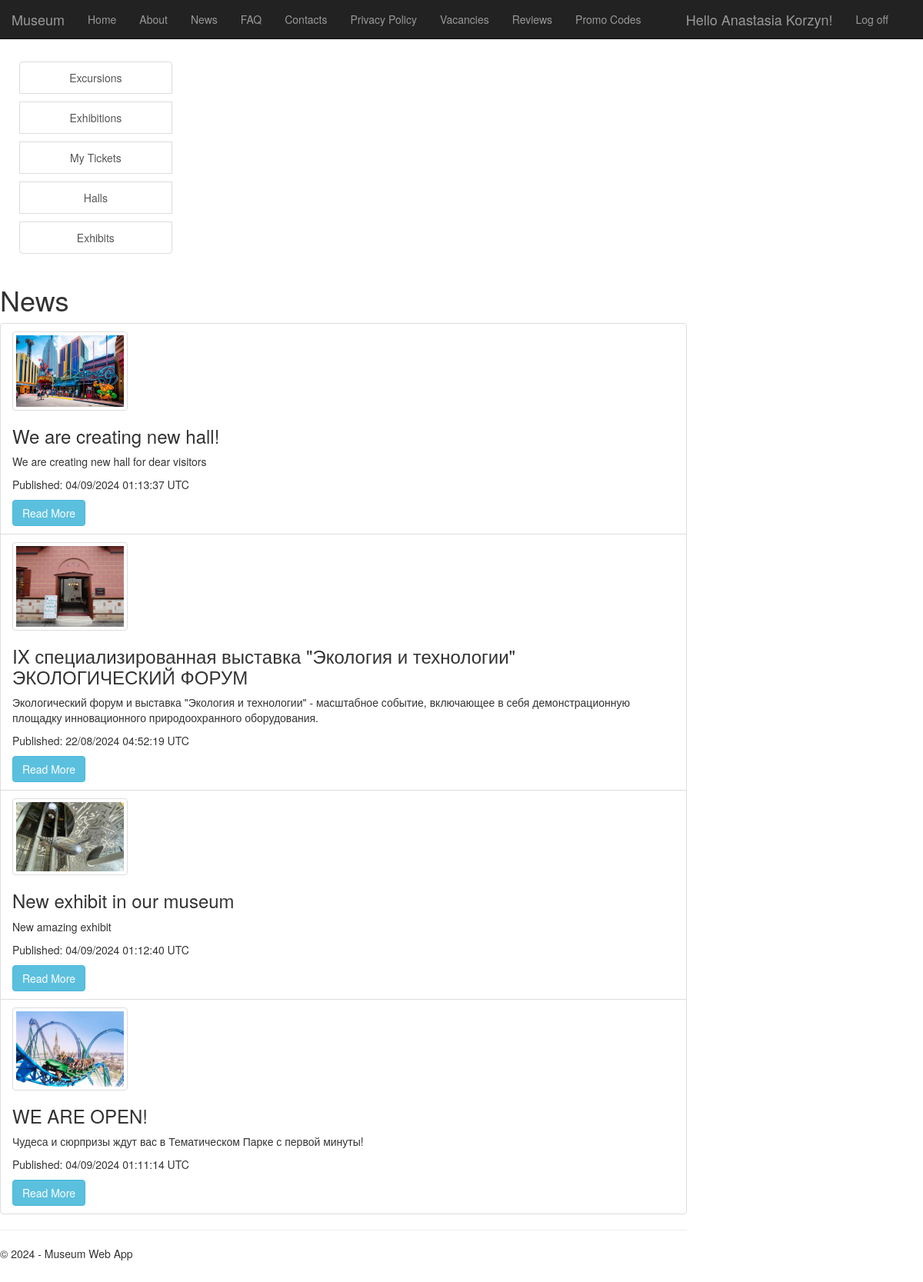
The page /news/ (signed in) on the database its author committed.
### app/models.py (models this page shows, shortened)
class Article(models.Model):
    title = models.CharField(max_length=200)
    content = models.TextField()
    short_description = models.CharField(max_length=255)
    image = models.ImageField(upload_to='articles/', blank=True, null=True)
    published_at = models.DateTimeField(auto_now_add=True)

### app/views.py (the view)
# urls.py: re_path(r'^news/$', views.news, name='news'),
def news(request):
    articles = Article.objects.all()
    if request.user.is_authenticated:
        try:
           employee = Employee.objects.get(user=request.user)
           is_employee = True
        except Employee.DoesNotExist:
           employee = None
           is_employee = False
    else:
        is_employee = False
    assert isinstance(request, HttpRequest)
    return render(
        request,
        'app/news.html',
        {
            'title':'News',
            'articles': articles,
            'is_employee' : is_employee,
            'year':datetime.now().year,
        }
    )

### app/templates/app/news.html (shortened to what this page needs)
{% extends "app/layout.html" %}
{% block content %}
<h1>News</h1>
<ul class="list-group">
    {% for article in articles %}
    <li class="list-group-item">
        {% if article.image %}
        <img src="{{ article.image.url }}" alt="{{ article.title }}" class="img-thumbnail" style="max-width: 150px; max-height: 150px;">
        {% endif %}
        <h3>{{ article.title }}</h3>
        <p>{{ article.short_description }}</p>
        <p>Published: {{ article.published_at|date:"d/m/Y H:i:s" }} UTC</p>
        <a href="article_detail/{{article.id}}" class="btn btn-info">Read More</a>
    </li>
    {% endfor %}
</ul>
{% endblock %}

### app/templates/app/loginpartial.html (shortened to what this page needs)
{% if user.is_authenticated %}
<form id="logoutForm" action="/logout/" method="post" class="navbar-right">
    <ul class="nav navbar-nav navbar-right">
        <li><a href="{% url 'profile' user.id %}" class="navbar-brand">Hello {{ user.username }}!</a></li>
        <li><a href="javascript:document.getElementById('logoutForm').submit()">Log off</a></li>
    </ul>
</form>
{% else %}
<ul class="nav navbar-nav navbar-right">
    <li><a href="{% url 'login' %}">Log in</a></li>
</ul>
{% endif %}

### app/static/app/content/site.css (style rules this page uses)
body { padding-top: 50px; padding-bottom: 20px; }
.navbar-brand { padding-left: 0; margin-left: 0; }
.navbar-right { white-space: nowrap; }

### rows shown on the page
Article: image (picture), title "We are creating new hall!", short_description "We are creating new hall for dear visitors", published_at "04/09/2024 01:13:37"
Article: image (picture), title "IX специализированная выставка \"Экология и технологии\" ЭКОЛОГИЧЕСКИЙ ФОРУМ", short_description "Экологический форум и выставка \"Экология и технологии\" - масштабное событие, включающее в себя демонстрационную площадку инновационного природоохранного оборудования.", published_at "22/08/2024 04:52:19"
Article: image (picture), title "New exhibit in our museum", short_description "New amazing exhibit", published_at "04/09/2024 01:12:40"
Article: image (picture), title "WE ARE OPEN!", short_description "Чудеса и сюрпризы ждут вас в Тематическом Парке с первой минуты!", published_at "04/09/2024 01:11:14"

### other values the page prints
{{ user.username }} "Anastasia Korzyn"
